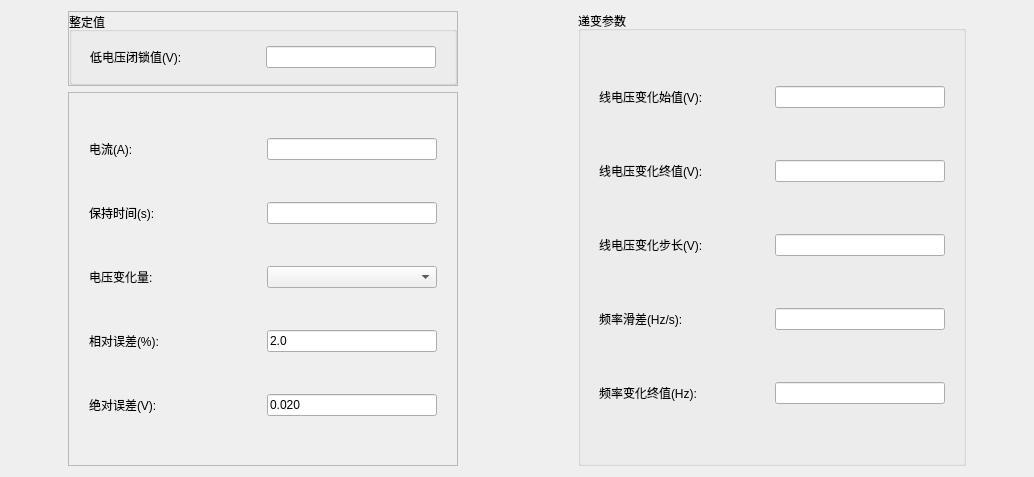
<?xml version="1.0" encoding="UTF-8"?>
<ui version="4.0">
 <class>QLowFreqULockItemParaEditWidget</class>
 <widget class="QWidget" name="QLowFreqULockItemParaEditWidget">
  <property name="geometry">
   <rect>
    <x>0</x>
    <y>0</y>
    <width>1034</width>
    <height>477</height>
   </rect>
  </property>
  <property name="sizePolicy">
   <sizepolicy hsizetype="Preferred" vsizetype="Maximum">
    <horstretch>0</horstretch>
    <verstretch>0</verstretch>
   </sizepolicy>
  </property>
  <property name="minimumSize">
   <size>
    <width>0</width>
    <height>0</height>
   </size>
  </property>
  <property name="windowTitle">
   <string>Form</string>
  </property>
  <layout class="QHBoxLayout" name="horizontalLayout" stretch="1,4,2,4,1">
   <item>
    <spacer name="horizontalSpacer_2">
     <property name="orientation">
      <enum>Qt::Horizontal</enum>
     </property>
     <property name="sizeHint" stdset="0">
      <size>
       <width>40</width>
       <height>20</height>
      </size>
     </property>
    </spacer>
   </item>
   <item>
    <layout class="QVBoxLayout" name="verticalLayout_3" stretch="1,5">
     <item>
      <widget class="QFrame" name="frame_2">
       <property name="frameShape">
        <enum>QFrame::StyledPanel</enum>
       </property>
       <property name="frameShadow">
        <enum>QFrame::Raised</enum>
       </property>
       <layout class="QVBoxLayout" name="verticalLayout_2">
        <property name="spacing">
         <number>0</number>
        </property>
        <property name="leftMargin">
         <number>0</number>
        </property>
        <property name="topMargin">
         <number>0</number>
        </property>
        <property name="rightMargin">
         <number>0</number>
        </property>
        <property name="bottomMargin">
         <number>0</number>
        </property>
        <item>
         <widget class="QGroupBox" name="groupBox">
          <property name="maximumSize">
           <size>
            <width>16777215</width>
            <height>16777215</height>
           </size>
          </property>
          <property name="title">
           <string>整定值</string>
          </property>
          <layout class="QVBoxLayout" name="verticalLayout_13">
           <item>
            <layout class="QHBoxLayout" name="horizontalLayout_37">
             <property name="leftMargin">
              <number>9</number>
             </property>
             <property name="rightMargin">
              <number>9</number>
             </property>
             <item>
              <widget class="QLabel" name="m_labVBlockSetting">
               <property name="sizePolicy">
                <sizepolicy hsizetype="Fixed" vsizetype="Fixed">
                 <horstretch>0</horstretch>
                 <verstretch>0</verstretch>
                </sizepolicy>
               </property>
               <property name="minimumSize">
                <size>
                 <width>170</width>
                 <height>0</height>
                </size>
               </property>
               <property name="maximumSize">
                <size>
                 <width>170</width>
                 <height>16777215</height>
                </size>
               </property>
               <property name="text">
                <string>低电压闭锁值(V):</string>
               </property>
               <property name="alignment">
                <set>Qt::AlignLeading|Qt::AlignLeft|Qt::AlignVCenter</set>
               </property>
              </widget>
             </item>
             <item>
              <widget class="QSettingLineEdit" name="m_txtVBlock_VBlockSetting">
               <property name="sizePolicy">
                <sizepolicy hsizetype="Fixed" vsizetype="Fixed">
                 <horstretch>0</horstretch>
                 <verstretch>0</verstretch>
                </sizepolicy>
               </property>
               <property name="minimumSize">
                <size>
                 <width>170</width>
                 <height>0</height>
                </size>
               </property>
               <property name="maximumSize">
                <size>
                 <width>170</width>
                 <height>16777215</height>
                </size>
               </property>
              </widget>
             </item>
            </layout>
           </item>
          </layout>
         </widget>
        </item>
       </layout>
      </widget>
     </item>
     <item>
      <widget class="QFrame" name="frame">
       <property name="frameShape">
        <enum>QFrame::StyledPanel</enum>
       </property>
       <property name="frameShadow">
        <enum>QFrame::Raised</enum>
       </property>
       <layout class="QVBoxLayout" name="verticalLayout">
        <item>
         <layout class="QHBoxLayout" name="horizontalLayout_32">
          <property name="leftMargin">
           <number>9</number>
          </property>
          <property name="rightMargin">
           <number>9</number>
          </property>
          <item>
           <widget class="QLabel" name="m_labCur">
            <property name="sizePolicy">
             <sizepolicy hsizetype="Fixed" vsizetype="Fixed">
              <horstretch>0</horstretch>
              <verstretch>0</verstretch>
             </sizepolicy>
            </property>
            <property name="minimumSize">
             <size>
              <width>170</width>
              <height>0</height>
             </size>
            </property>
            <property name="maximumSize">
             <size>
              <width>170</width>
              <height>16777215</height>
             </size>
            </property>
            <property name="text">
             <string>电流(A):</string>
            </property>
            <property name="alignment">
             <set>Qt::AlignLeading|Qt::AlignLeft|Qt::AlignVCenter</set>
            </property>
           </widget>
          </item>
          <item>
           <widget class="QLineEdit" name="m_txtVBlock_Cur">
            <property name="sizePolicy">
             <sizepolicy hsizetype="Fixed" vsizetype="Fixed">
              <horstretch>0</horstretch>
              <verstretch>0</verstretch>
             </sizepolicy>
            </property>
            <property name="minimumSize">
             <size>
              <width>170</width>
              <height>0</height>
             </size>
            </property>
            <property name="maximumSize">
             <size>
              <width>170</width>
              <height>16777215</height>
             </size>
            </property>
           </widget>
          </item>
         </layout>
        </item>
        <item>
         <layout class="QHBoxLayout" name="horizontalLayout_33">
          <property name="leftMargin">
           <number>9</number>
          </property>
          <property name="rightMargin">
           <number>9</number>
          </property>
          <item>
           <widget class="QLabel" name="m_labHoldTime">
            <property name="sizePolicy">
             <sizepolicy hsizetype="Fixed" vsizetype="Fixed">
              <horstretch>0</horstretch>
              <verstretch>0</verstretch>
             </sizepolicy>
            </property>
            <property name="minimumSize">
             <size>
              <width>170</width>
              <height>0</height>
             </size>
            </property>
            <property name="maximumSize">
             <size>
              <width>170</width>
              <height>16777215</height>
             </size>
            </property>
            <property name="text">
             <string>保持时间(s):</string>
            </property>
            <property name="alignment">
             <set>Qt::AlignLeading|Qt::AlignLeft|Qt::AlignVCenter</set>
            </property>
           </widget>
          </item>
          <item>
           <widget class="QLineEdit" name="m_txtVBlock_HoldTime">
            <property name="sizePolicy">
             <sizepolicy hsizetype="Fixed" vsizetype="Fixed">
              <horstretch>0</horstretch>
              <verstretch>0</verstretch>
             </sizepolicy>
            </property>
            <property name="minimumSize">
             <size>
              <width>170</width>
              <height>0</height>
             </size>
            </property>
            <property name="maximumSize">
             <size>
              <width>170</width>
              <height>16777215</height>
             </size>
            </property>
           </widget>
          </item>
         </layout>
        </item>
        <item>
         <layout class="QHBoxLayout" name="horizontalLayout_34">
          <property name="leftMargin">
           <number>9</number>
          </property>
          <property name="rightMargin">
           <number>9</number>
          </property>
          <item>
           <widget class="QLabel" name="m_labVBlock_Var">
            <property name="sizePolicy">
             <sizepolicy hsizetype="Fixed" vsizetype="Fixed">
              <horstretch>0</horstretch>
              <verstretch>0</verstretch>
             </sizepolicy>
            </property>
            <property name="minimumSize">
             <size>
              <width>170</width>
              <height>0</height>
             </size>
            </property>
            <property name="maximumSize">
             <size>
              <width>170</width>
              <height>16777215</height>
             </size>
            </property>
            <property name="text">
             <string>电压变化量:</string>
            </property>
            <property name="alignment">
             <set>Qt::AlignLeading|Qt::AlignLeft|Qt::AlignVCenter</set>
            </property>
           </widget>
          </item>
          <item>
           <widget class="QComboBox" name="m_cmbVBlock_Var">
            <property name="sizePolicy">
             <sizepolicy hsizetype="Fixed" vsizetype="Fixed">
              <horstretch>0</horstretch>
              <verstretch>0</verstretch>
             </sizepolicy>
            </property>
            <property name="minimumSize">
             <size>
              <width>170</width>
              <height>0</height>
             </size>
            </property>
            <property name="maximumSize">
             <size>
              <width>170</width>
              <height>16777215</height>
             </size>
            </property>
           </widget>
          </item>
         </layout>
        </item>
        <item>
         <layout class="QHBoxLayout" name="horizontalLayout_35">
          <property name="leftMargin">
           <number>9</number>
          </property>
          <property name="rightMargin">
           <number>9</number>
          </property>
          <item>
           <widget class="QLabel" name="m_labRelErr">
            <property name="sizePolicy">
             <sizepolicy hsizetype="Fixed" vsizetype="Fixed">
              <horstretch>0</horstretch>
              <verstretch>0</verstretch>
             </sizepolicy>
            </property>
            <property name="minimumSize">
             <size>
              <width>170</width>
              <height>0</height>
             </size>
            </property>
            <property name="maximumSize">
             <size>
              <width>170</width>
              <height>16777215</height>
             </size>
            </property>
            <property name="text">
             <string>相对误差(%):</string>
            </property>
            <property name="alignment">
             <set>Qt::AlignLeading|Qt::AlignLeft|Qt::AlignVCenter</set>
            </property>
           </widget>
          </item>
          <item>
           <widget class="QLineEdit" name="m_txtVBlock_RelErr">
            <property name="sizePolicy">
             <sizepolicy hsizetype="Fixed" vsizetype="Fixed">
              <horstretch>0</horstretch>
              <verstretch>0</verstretch>
             </sizepolicy>
            </property>
            <property name="minimumSize">
             <size>
              <width>170</width>
              <height>0</height>
             </size>
            </property>
            <property name="maximumSize">
             <size>
              <width>170</width>
              <height>16777215</height>
             </size>
            </property>
            <property name="text">
             <string>2.0</string>
            </property>
           </widget>
          </item>
         </layout>
        </item>
        <item>
         <layout class="QHBoxLayout" name="horizontalLayout_36">
          <property name="leftMargin">
           <number>9</number>
          </property>
          <property name="rightMargin">
           <number>9</number>
          </property>
          <item>
           <widget class="QLabel" name="m_labAbsErr">
            <property name="sizePolicy">
             <sizepolicy hsizetype="Fixed" vsizetype="Fixed">
              <horstretch>0</horstretch>
              <verstretch>0</verstretch>
             </sizepolicy>
            </property>
            <property name="minimumSize">
             <size>
              <width>170</width>
              <height>0</height>
             </size>
            </property>
            <property name="maximumSize">
             <size>
              <width>170</width>
              <height>16777215</height>
             </size>
            </property>
            <property name="text">
             <string>绝对误差(V):</string>
            </property>
            <property name="alignment">
             <set>Qt::AlignLeading|Qt::AlignLeft|Qt::AlignVCenter</set>
            </property>
           </widget>
          </item>
          <item>
           <widget class="QLineEdit" name="m_txtVBlock_AbsErr">
            <property name="sizePolicy">
             <sizepolicy hsizetype="Fixed" vsizetype="Fixed">
              <horstretch>0</horstretch>
              <verstretch>0</verstretch>
             </sizepolicy>
            </property>
            <property name="minimumSize">
             <size>
              <width>170</width>
              <height>0</height>
             </size>
            </property>
            <property name="maximumSize">
             <size>
              <width>170</width>
              <height>16777215</height>
             </size>
            </property>
            <property name="text">
             <string>0.020</string>
            </property>
           </widget>
          </item>
         </layout>
        </item>
       </layout>
      </widget>
     </item>
    </layout>
   </item>
   <item>
    <spacer name="horizontalSpacer">
     <property name="orientation">
      <enum>Qt::Horizontal</enum>
     </property>
     <property name="sizeHint" stdset="0">
      <size>
       <width>331</width>
       <height>20</height>
      </size>
     </property>
    </spacer>
   </item>
   <item>
    <widget class="QGroupBox" name="groupBox_2">
     <property name="title">
      <string>递变参数</string>
     </property>
     <layout class="QVBoxLayout" name="verticalLayout_4">
      <item>
       <layout class="QHBoxLayout" name="horizontalLayout_2">
        <property name="leftMargin">
         <number>9</number>
        </property>
        <property name="rightMargin">
         <number>9</number>
        </property>
        <item>
         <widget class="QLabel" name="m_labVBegin">
          <property name="sizePolicy">
           <sizepolicy hsizetype="Fixed" vsizetype="Fixed">
            <horstretch>0</horstretch>
            <verstretch>0</verstretch>
           </sizepolicy>
          </property>
          <property name="minimumSize">
           <size>
            <width>170</width>
            <height>0</height>
           </size>
          </property>
          <property name="maximumSize">
           <size>
            <width>170</width>
            <height>16777215</height>
           </size>
          </property>
          <property name="text">
           <string>线电压变化始值(V):</string>
          </property>
          <property name="alignment">
           <set>Qt::AlignLeading|Qt::AlignLeft|Qt::AlignVCenter</set>
          </property>
         </widget>
        </item>
        <item>
         <widget class="QSettingLineEdit" name="m_txtVBlock_VStart">
          <property name="sizePolicy">
           <sizepolicy hsizetype="Fixed" vsizetype="Fixed">
            <horstretch>0</horstretch>
            <verstretch>0</verstretch>
           </sizepolicy>
          </property>
          <property name="minimumSize">
           <size>
            <width>170</width>
            <height>0</height>
           </size>
          </property>
          <property name="maximumSize">
           <size>
            <width>170</width>
            <height>16777215</height>
           </size>
          </property>
         </widget>
        </item>
       </layout>
      </item>
      <item>
       <layout class="QHBoxLayout" name="horizontalLayout_3">
        <property name="leftMargin">
         <number>9</number>
        </property>
        <property name="rightMargin">
         <number>9</number>
        </property>
        <item>
         <widget class="QLabel" name="m_labVEnd">
          <property name="sizePolicy">
           <sizepolicy hsizetype="Fixed" vsizetype="Fixed">
            <horstretch>0</horstretch>
            <verstretch>0</verstretch>
           </sizepolicy>
          </property>
          <property name="minimumSize">
           <size>
            <width>170</width>
            <height>0</height>
           </size>
          </property>
          <property name="maximumSize">
           <size>
            <width>170</width>
            <height>16777215</height>
           </size>
          </property>
          <property name="text">
           <string>线电压变化终值(V):</string>
          </property>
          <property name="alignment">
           <set>Qt::AlignLeading|Qt::AlignLeft|Qt::AlignVCenter</set>
          </property>
         </widget>
        </item>
        <item>
         <widget class="QSettingLineEdit" name="m_txtVBlock_VEnd">
          <property name="sizePolicy">
           <sizepolicy hsizetype="Fixed" vsizetype="Fixed">
            <horstretch>0</horstretch>
            <verstretch>0</verstretch>
           </sizepolicy>
          </property>
          <property name="minimumSize">
           <size>
            <width>170</width>
            <height>0</height>
           </size>
          </property>
          <property name="maximumSize">
           <size>
            <width>170</width>
            <height>16777215</height>
           </size>
          </property>
         </widget>
        </item>
       </layout>
      </item>
      <item>
       <layout class="QHBoxLayout" name="horizontalLayout_4">
        <property name="leftMargin">
         <number>9</number>
        </property>
        <property name="rightMargin">
         <number>9</number>
        </property>
        <item>
         <widget class="QLabel" name="m_labVStep">
          <property name="sizePolicy">
           <sizepolicy hsizetype="Fixed" vsizetype="Fixed">
            <horstretch>0</horstretch>
            <verstretch>0</verstretch>
           </sizepolicy>
          </property>
          <property name="minimumSize">
           <size>
            <width>170</width>
            <height>0</height>
           </size>
          </property>
          <property name="maximumSize">
           <size>
            <width>170</width>
            <height>16777215</height>
           </size>
          </property>
          <property name="text">
           <string>线电压变化步长(V):</string>
          </property>
          <property name="alignment">
           <set>Qt::AlignLeading|Qt::AlignLeft|Qt::AlignVCenter</set>
          </property>
         </widget>
        </item>
        <item>
         <widget class="QSettingLineEdit" name="m_txtVBlock_VStep">
          <property name="sizePolicy">
           <sizepolicy hsizetype="Fixed" vsizetype="Fixed">
            <horstretch>0</horstretch>
            <verstretch>0</verstretch>
           </sizepolicy>
          </property>
          <property name="minimumSize">
           <size>
            <width>170</width>
            <height>0</height>
           </size>
          </property>
          <property name="maximumSize">
           <size>
            <width>170</width>
            <height>16777215</height>
           </size>
          </property>
         </widget>
        </item>
       </layout>
      </item>
      <item>
       <layout class="QHBoxLayout" name="horizontalLayout_5">
        <property name="leftMargin">
         <number>9</number>
        </property>
        <property name="rightMargin">
         <number>9</number>
        </property>
        <item>
         <widget class="QLabel" name="m_labdfdt">
          <property name="sizePolicy">
           <sizepolicy hsizetype="Fixed" vsizetype="Fixed">
            <horstretch>0</horstretch>
            <verstretch>0</verstretch>
           </sizepolicy>
          </property>
          <property name="minimumSize">
           <size>
            <width>170</width>
            <height>0</height>
           </size>
          </property>
          <property name="maximumSize">
           <size>
            <width>170</width>
            <height>16777215</height>
           </size>
          </property>
          <property name="text">
           <string>频率滑差(Hz/s):</string>
          </property>
          <property name="alignment">
           <set>Qt::AlignLeading|Qt::AlignLeft|Qt::AlignVCenter</set>
          </property>
         </widget>
        </item>
        <item>
         <widget class="QSettingLineEdit" name="m_txtVBlock_dfdt">
          <property name="sizePolicy">
           <sizepolicy hsizetype="Fixed" vsizetype="Fixed">
            <horstretch>0</horstretch>
            <verstretch>0</verstretch>
           </sizepolicy>
          </property>
          <property name="minimumSize">
           <size>
            <width>170</width>
            <height>0</height>
           </size>
          </property>
          <property name="maximumSize">
           <size>
            <width>170</width>
            <height>16777215</height>
           </size>
          </property>
         </widget>
        </item>
       </layout>
      </item>
      <item>
       <layout class="QHBoxLayout" name="horizontalLayout_6">
        <property name="leftMargin">
         <number>9</number>
        </property>
        <property name="rightMargin">
         <number>9</number>
        </property>
        <item>
         <widget class="QLabel" name="m_labFreqEnd">
          <property name="sizePolicy">
           <sizepolicy hsizetype="Fixed" vsizetype="Fixed">
            <horstretch>0</horstretch>
            <verstretch>0</verstretch>
           </sizepolicy>
          </property>
          <property name="minimumSize">
           <size>
            <width>170</width>
            <height>0</height>
           </size>
          </property>
          <property name="maximumSize">
           <size>
            <width>170</width>
            <height>16777215</height>
           </size>
          </property>
          <property name="text">
           <string>频率变化终值(Hz):</string>
          </property>
          <property name="alignment">
           <set>Qt::AlignLeading|Qt::AlignLeft|Qt::AlignVCenter</set>
          </property>
         </widget>
        </item>
        <item>
         <widget class="QLineEdit" name="m_txtVBlock_FreqEnd">
          <property name="sizePolicy">
           <sizepolicy hsizetype="Fixed" vsizetype="Fixed">
            <horstretch>0</horstretch>
            <verstretch>0</verstretch>
           </sizepolicy>
          </property>
          <property name="minimumSize">
           <size>
            <width>170</width>
            <height>0</height>
           </size>
          </property>
          <property name="maximumSize">
           <size>
            <width>170</width>
            <height>16777215</height>
           </size>
          </property>
         </widget>
        </item>
       </layout>
      </item>
     </layout>
    </widget>
   </item>
   <item>
    <spacer name="horizontalSpacer_3">
     <property name="orientation">
      <enum>Qt::Horizontal</enum>
     </property>
     <property name="sizeHint" stdset="0">
      <size>
       <width>40</width>
       <height>20</height>
      </size>
     </property>
    </spacer>
   </item>
  </layout>
 </widget>
 <customwidgets>
  <customwidget>
   <class>QSettingLineEdit</class>
   <extends>QLineEdit</extends>
   <header>../../UI/Controls/SettingCtrls/qsettinglineedit.h</header>
  </customwidget>
 </customwidgets>
 <resources/>
 <connections/>
</ui>
